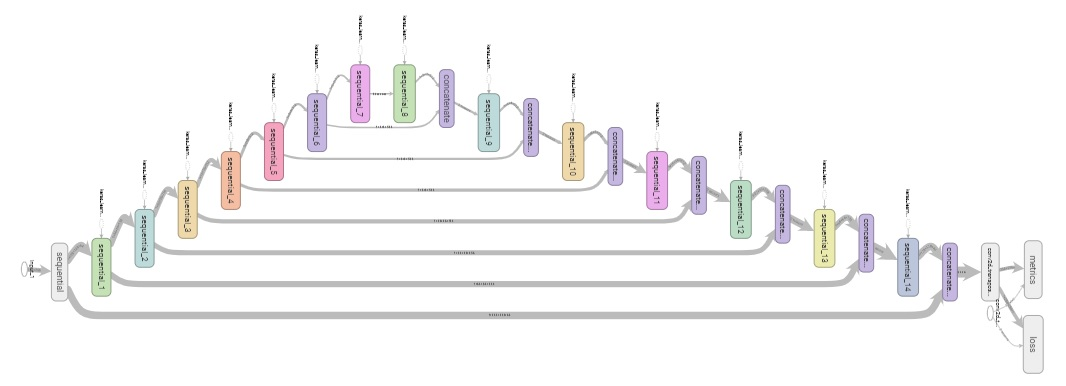
#> input picture img/model.jpg, 1066 x 386 px, given in place of the camera
$ jupyter execute --allow-errors Presentation_Final.ipynb   (shell and % lines are left out)   (text cells are left out)
#> lines starting #> are read from the running program, lines starting #| are printed output that depends on the picture
### autoencoder_model.py
import numpy as np
import os
#import skimage.io as io
#import skimage.transform as trans
from datetime import datetime
import numpy as np
import tensorflow as tf
from tensorflow.keras.models import *
from tensorflow.keras.layers import *
from tensorflow.keras.optimizers import *
from tensorflow.keras.callbacks import ModelCheckpoint, LearningRateScheduler, TensorBoard
from tensorflow.keras.utils import plot_model
#from ktf import backend as keras   .add(lambda(lambda x: x ** 2))

# [28 lines left out: functions downsample, upsample, not called in this run]

def Segmenter(pretrained_weights = None,input_size = (256,256,3)):
    inputs = Input(input_size)
    down_stack=[
              #Lambda(lambda x: x/127.5-1),           #Normaliza los valores de los pixeles
              downsample(64,apply_batch=False),  #128,
              downsample(128),                   #64
              downsample(256),                   #32
              downsample(512),                   #16
              downsample(512),                   #8
              downsample(512),                   #4
              downsample(512),                   #2
              downsample(512),                   #1
    ]
    up_stack=[
              upsample(512,apply_dropout=True), #2,
              upsample(512,apply_dropout=True), #4
              upsample(512,apply_dropout=True), #8
              upsample(512),                   #16
              upsample(256),                   #32
              upsample(128),                   #64
              upsample(64),                   #128
    ]
    initializer = tf.random_normal_initializer(0,0.02)
    last = Conv2DTranspose(filters =1,
                         kernel_size = 3,
                         strides = 2,
                         padding='same',
                         kernel_initializer=initializer,
                         activation = 'sigmoid',)
    x = inputs
    s =[]
    concat = Concatenate()
    # CODIFICADOR
    for down in down_stack:
        x = down(x)
        s.append(x)
    s = s[::-1][1:]
    # DECODIFICADOR
    for up,sk in zip(up_stack,s):
        x = up(x)
        x = concat([x,sk])
    # Capa final de binarización
    last =  last(x)
    # Generando el modelo
    model = Model(inputs=inputs, outputs = last)
    model.compile(optimizer = Adam(lr = 1e-4), loss = 'binary_crossentropy', metrics = ['accuracy'])
    # load pretrained weights
    if(pretrained_weights):
        model.load_weights(pretrained_weights)
    return model

### Presentation_Final.ipynb
[cell 1]
import _thread
import time
import cv2
import numpy as np
import os
import datetime as dt
from autoencoder_model import Segmenter
import requests

video_rec = []
def video_thread(video_src = 0):
    global video_rec
    cap = cv2.VideoCapture(video_src)
    if type(video_src)== int:
        cap.set(3, 1920)
        cap.set(4, 1080)
    while True:
        if type(video_src)==str: time.sleep(1/30)
        if len(video_rec) > 2 : video_rec.pop(0)
        T = round(time.time(),3)
        _, im_np = cap.read()
        if not _:
            print("Video source doesn't respond")
            video_rec.append([])
            break
        video_rec.append([T, im_np])
    cap.release()
    cv2.destroyAllWindows()
#############VIDEO CAMERA THREAD################
def run_video_thread(video_src=0):
#> further down, im_np is the input picture: shape (386, 1066, 3); mean B, G, R 246.5, 246.2, 246.7
    try:
        _thread.start_new_thread(video_thread,(video_src,))
        time.sleep(5)
        print ("vid thread running")
    except:
       print ("Error: unable to start thread")
################################################
# [29 lines left out: functions labelVisualize, post_mask, post_mask_util, not called in this run]
# Preprocesamiento para la inferencia de la foto
def pre_mask(img_orig, crop = (.3 , .87, .38,.56),size=(256,256)):
#> called with crop = (0.3, 0.5, 0.43, 0.52), size = (256, 256)
    (alto, ancho, chs) = img_orig.shape
#> alto = 386; ancho = 1066; chs = 3
    y_ini = int(alto*crop[0])
#> y_ini = 115
    y_fin = int(alto*crop[1])
#> y_fin = 193
    x_ini = int(ancho*crop[2])
#> x_ini = 458
    x_fin = int(ancho*crop[3])
#> x_fin = 554
    img_crop = img_orig[y_ini:y_fin,x_ini:x_fin]
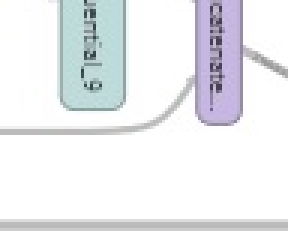
#> img_crop: shape (78, 96, 3) (shown 3 times larger); mean B, G, R 239.2, 236.1, 234.4
    img = img_crop.copy()
    img = img / 255
    img = cv2.resize(img,size, interpolation = cv2.INTER_AREA)
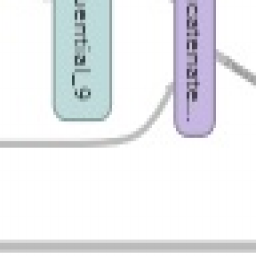
#> img: shape (256, 256, 3) float64; mean B, G, R 0.938, 0.926, 0.919
    #img = np.reshape(img,img.shape+(1,)) if (not flag_multi_class) else img
    img = np.reshape(img,(1,)+img.shape)
    return img , img_crop # imagen a introducir en la red , dimensiones originales de la imagen de entrada

integer = 0
last_time = 0
worst_leak = 0
#Función para la integración de areas en el tiempo
# [24 lines left out: functions lost_condition, post_data2powerBI, not called in this run]
    # [5 lines of commented-out code are left out]

[cell 2]
set_ = 0
#> (the rest of this cell did not finish here and is left out)

[cell 3]
set_ = 0
videos = ["cheves.mp4", "cheves2.mp4"]
run_video_thread(os.path.join("img_orig",videos[set_]))

[cell 4]
import matplotlib.pyplot as plt
#> (the rest of this cell did not finish here and is left out)

[cell 5]
import datetime as dt
# 2020-01-29T21:07:24.263Z
aa = dt.datetime.now().strftime("%Y-%m-%dT%H:%M:00Z")
print(aa)
type(aa)
# [5 lines left out: function post_data2powerBI, not called in this run]

#post_data2powerBI(666,"pipe1", aa)

[cell 6]
import cv2
import numpy as np
import time

global video_rec
#cap = cv2.VideoCapture(os.path.join("img_orig","offi_lima.MP4"))
cap = cv2.VideoCapture(1)
#cap.set(3, 1280)
#cap.set(4, 720)

cap.set(3, 1920)
cap.set(4, 1080)
while True:
    #time.sleep(1/50)
    #if len(video_rec) > 2 : video_rec.pop(0)
    #T = round(time.time(),3)
    _, im_np = cap.read()
    if not _:
        print("Video source doesn't respond")
        #video_rec.append([])
        break
    img, img_crop = pre_mask(im_np, crop = (.3 , .5, .43,.52),size=(256,256))
    cv2.imshow("test",img_crop)
    #cv2.imshow("orig",im_np)
    print(im_np.shape)
#| (386, 1066, 3)
    key = cv2.waitKey(1) & 0xFF
#> (key Esc is pressed here)
    if key == ord("s"):
        cv2.destroyAllWindows()
        break
    #video_rec.append([T, im_np])
cap.release()
cv2.destroyAllWindows()
